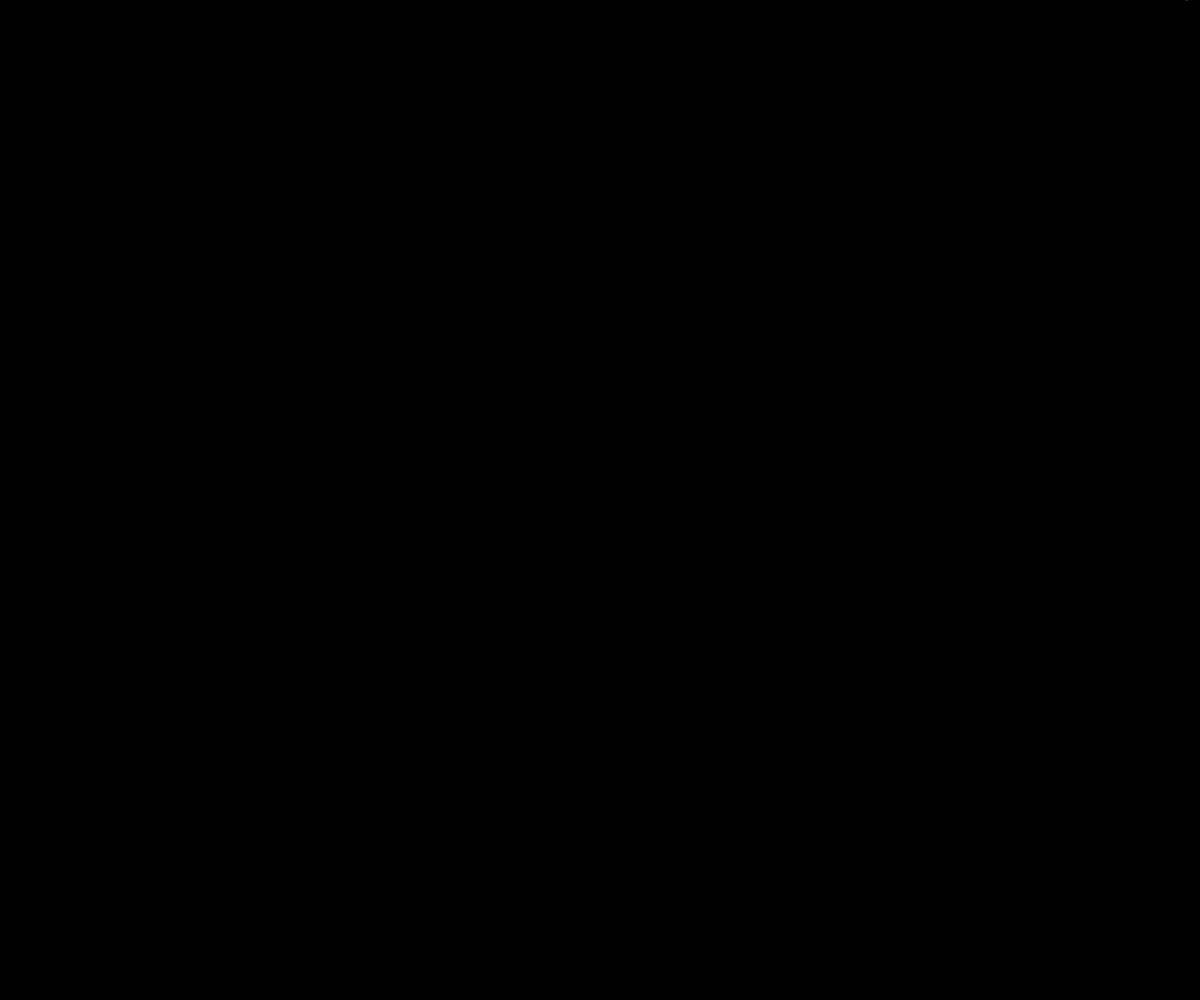
Frame 1 (no input)
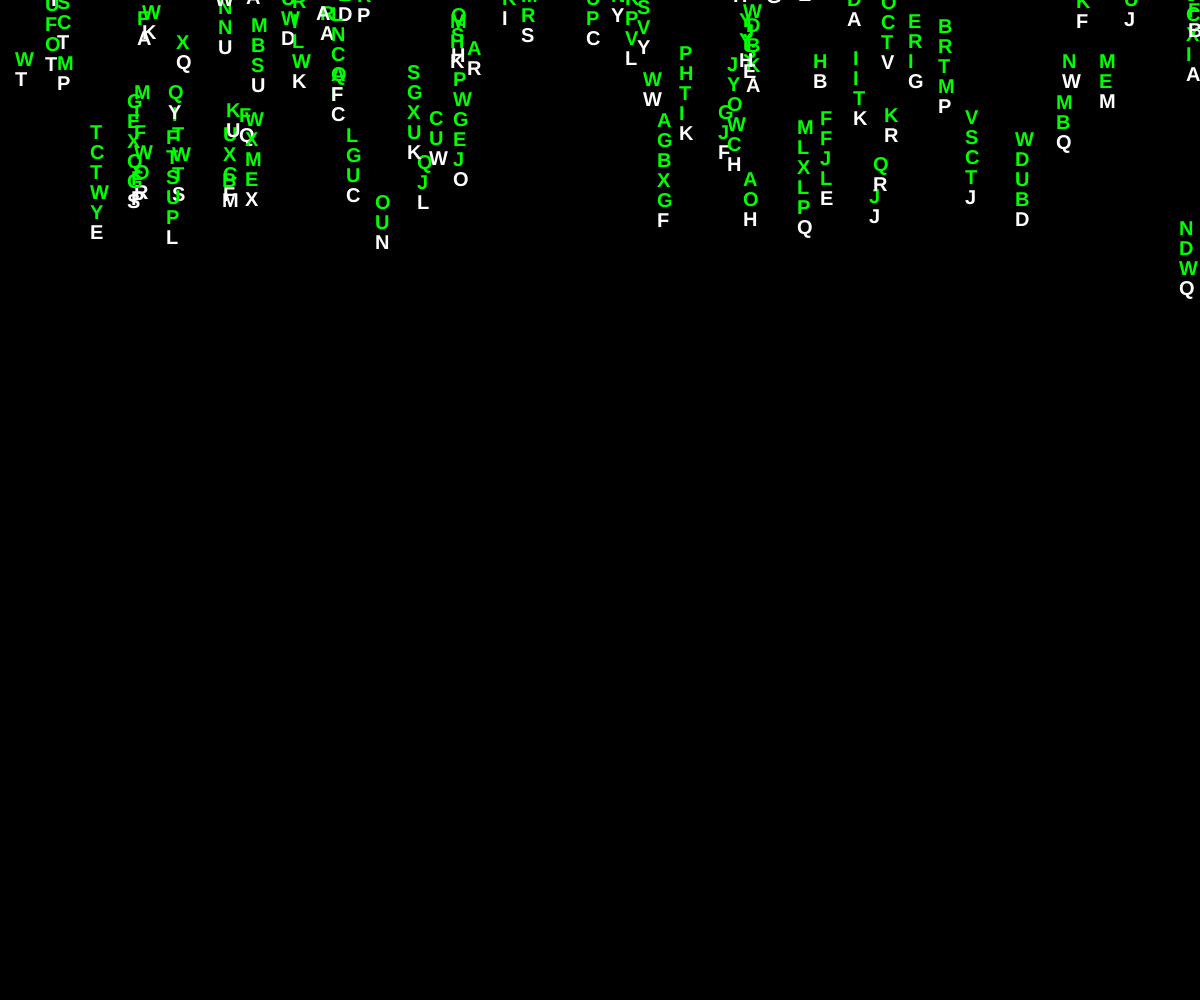
Frame 60 (no input)
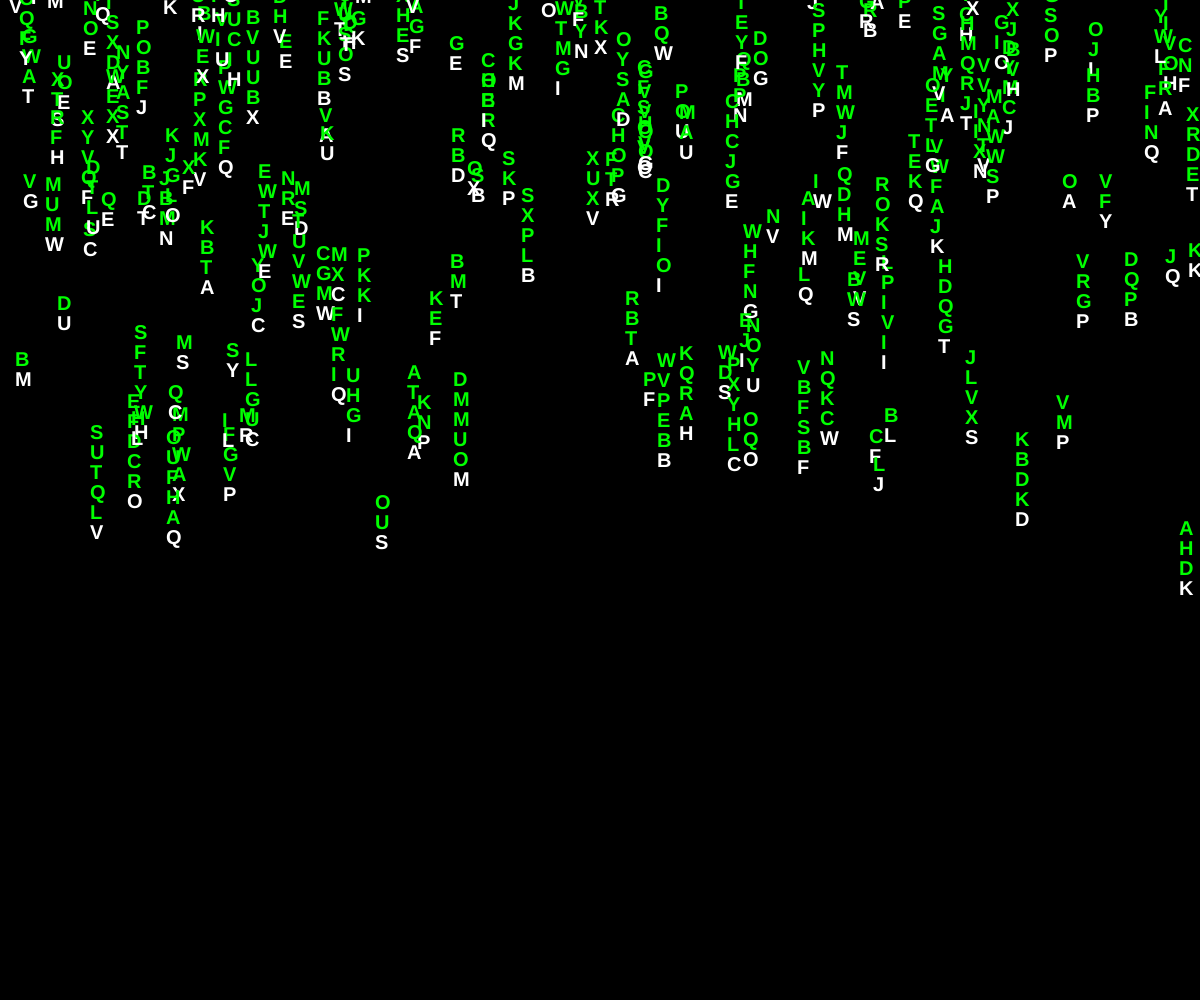
Frame 120 (the mouse pressed at the canvas centre since frame 60)

The p5.js sketch that drew these frames (run headless with seeded random() and noise() and a simulated clock; from frame 60 on, the mouse is pressed at the canvas centre):

// p5.js sketch
// ── sketch.js
let CLIENTX = document.documentElement.clientWidth;
let CLIENTY = document.documentElement.clientHeight;
let WINDOW = [CLIENTX, CLIENTY];

let BACKGROUNDCOLOR = [0, 0, 0];
let TAILHEADCOLOR = [255, 255, 255];
let FONTCOLOR = [0, 255, 0];

let pos = [];
let speed = [];
let tail = []

// let TOTALNUMPARTICLES = 50;
// let FRAMERATE = 200
// let SPEEDCAP = 5;
// let BASESPEED = 1;
// let TAILCAP = 18; // ENG: 2~5, jap: 4~18
// let BASETAILLENGTH = 4
// let TEXTSIZE = 20;
// let CHARLIMIT = [12288, 12543]

let TOTALNUMPARTICLES = 500;
let FRAMERATE = 200
let SPEEDCAP = 5;
let BASESPEED = 1;
let TAILCAP = 5; // ENG: 2~5, jap: 4~18
let BASETAILLENGTH = 2
let TEXTSIZE = 20;
let CHARLIMIT = [65, 90]


function setup() {
  createCanvas(...WINDOW);
  frameRate(FRAMERATE);
  textSize(TEXTSIZE);
  textStyle(BOLD)

  for (let numDrop = 0; numDrop < TOTALNUMPARTICLES; numDrop = numDrop + 1) {
    pos[numDrop] = [
      parseInt(Math.random() * 10000 % CLIENTX),
      parseInt((Math.random() * 10000 % CLIENTY) * (-1))
    ];
    speed[numDrop] = parseInt(((Math.random() * 10) % SPEEDCAP) + BASESPEED);
    tail[numDrop] = parseInt(((Math.random() * 10) % TAILCAP) + BASETAILLENGTH);
  }
}

function draw() {
  background(...BACKGROUNDCOLOR);

  for (let numDrop = 0; numDrop < TOTALNUMPARTICLES; numDrop = numDrop + 1) {
    for (let tailElement = 0; tailElement < tail[numDrop]; tailElement = tailElement + 1) {
      if (tailElement == 0) {
        fill(...TAILHEADCOLOR);
      } else {
        fill(...FONTCOLOR);
      }
      text(
        String.fromCharCode(parseInt(((Math.random() * 10000000) % (CHARLIMIT[1] - CHARLIMIT[0])) + CHARLIMIT[0]).toString()),
        pos[numDrop][0],
        pos[numDrop][1] - (TEXTSIZE * tailElement)
      );
    }

    if (pos[numDrop][1] >= WINDOW[1]) {
      fill(...TAILHEADCOLOR);
      text(
        `\u2591`,
        pos[numDrop][0],
        WINDOW[1]
      );
      fill(...FONTCOLOR);
    }
    if (pos[numDrop][1] - (TEXTSIZE * tail[numDrop]) >= WINDOW[1]) {
      pos[numDrop] = [
        parseInt(Math.random() * 10000 % CLIENTX),
        parseInt((Math.random() * 10000 % CLIENTY) * (-1))
      ];
      speed[numDrop] = parseInt(((Math.random() * 10) % SPEEDCAP) + BASESPEED);
      tail[numDrop] = parseInt(((Math.random() * 10) % TAILCAP) + BASETAILLENGTH);
    } else {
      pos[numDrop][1] = pos[numDrop][1] + speed[numDrop];
    }
  }
}
